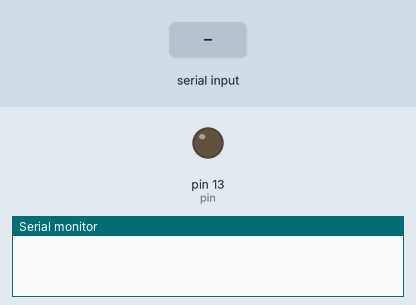
Simulated run of this sketch. Board: Arduino Uno, built with avr-gcc and run on an emulated ATmega328P. On the bench: output pins drawn as LEDs (lit = HIGH), the last lines printed to the serial monitor. Inputs (shaded band) come from the test bench.

Above: at 1.2 s.
1.3 s: "5" received over Serial
3.0 s: "5" received over Serial
At 4.4 s:
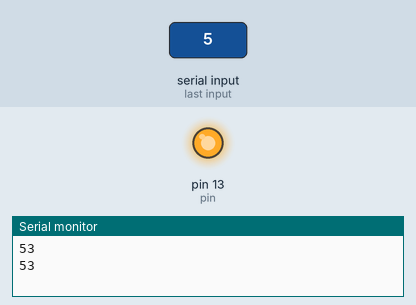
Timing chart, 0 to 6.0 s (numbered marks = the images above; inputs shaded):
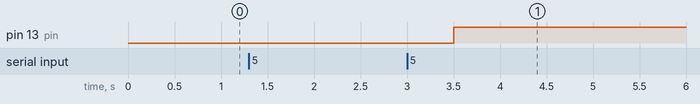

The sketch:

arduino_receive.ino
```cpp
/*
 * Hello World!
 *
 * This is the Hello World! for Arduino.
 * It shows how to send data to the computer
 */

int pin = 13;

boolean on = false;
void setup()                    // run once, when the sketch starts
{
  Serial.begin(9600);           // set up Serial library at 9600 bps
  pinMode(pin, OUTPUT);
}

void loop(){                       // run over and over again{
    if(Serial.available()){
      int a = Serial.read();
      Serial.println(a);
      if(a == 53){
        if(on){
          on = false;
          digitalWrite(pin, HIGH);
        }else{
          digitalWrite(pin, LOW);
          on = true;
        }
      }
    }
    delay(500);
}
```

Measured:
- after the input at 3.0 s, pin 13 (pin): LOW → HIGH after 0.50 s
